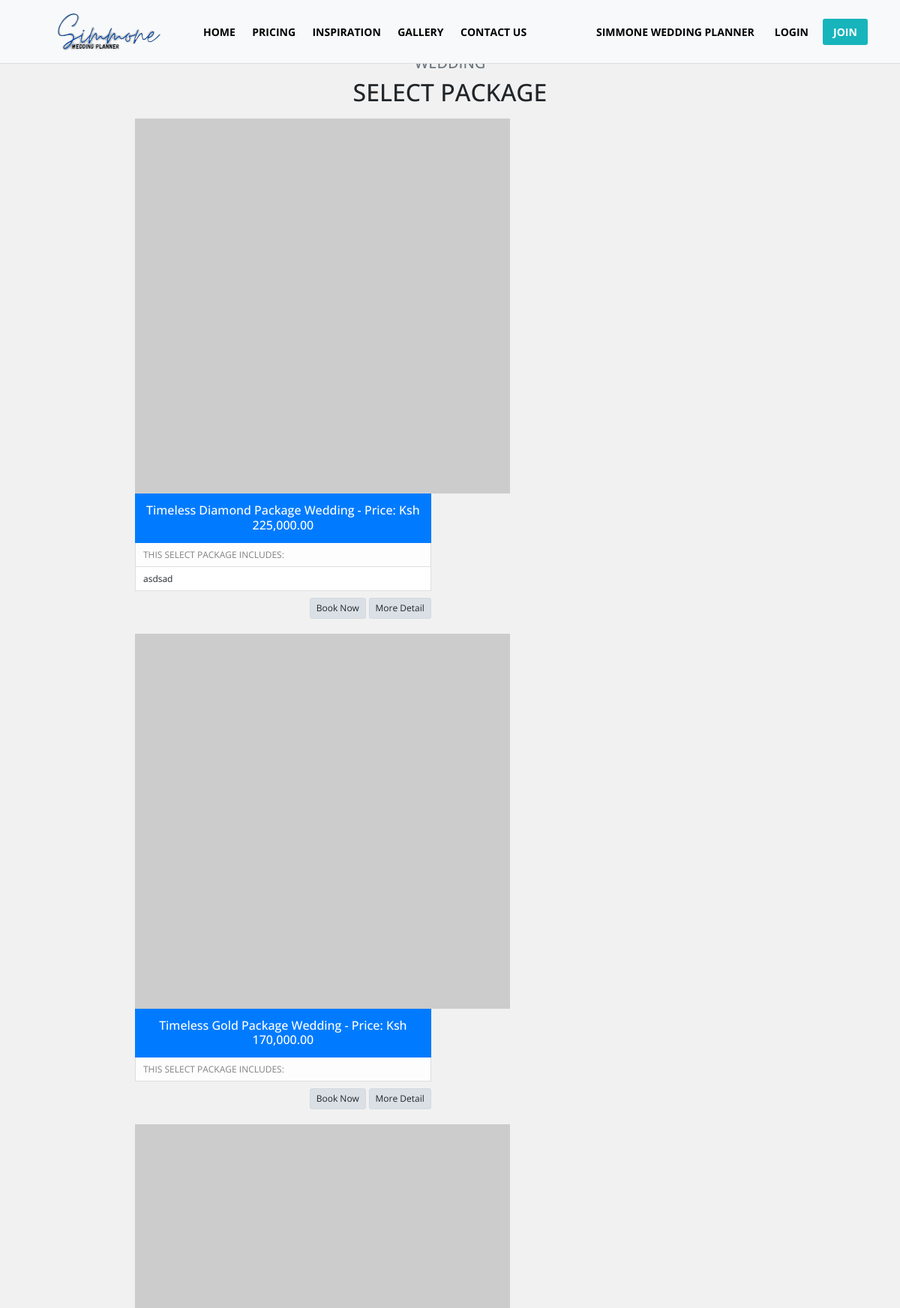
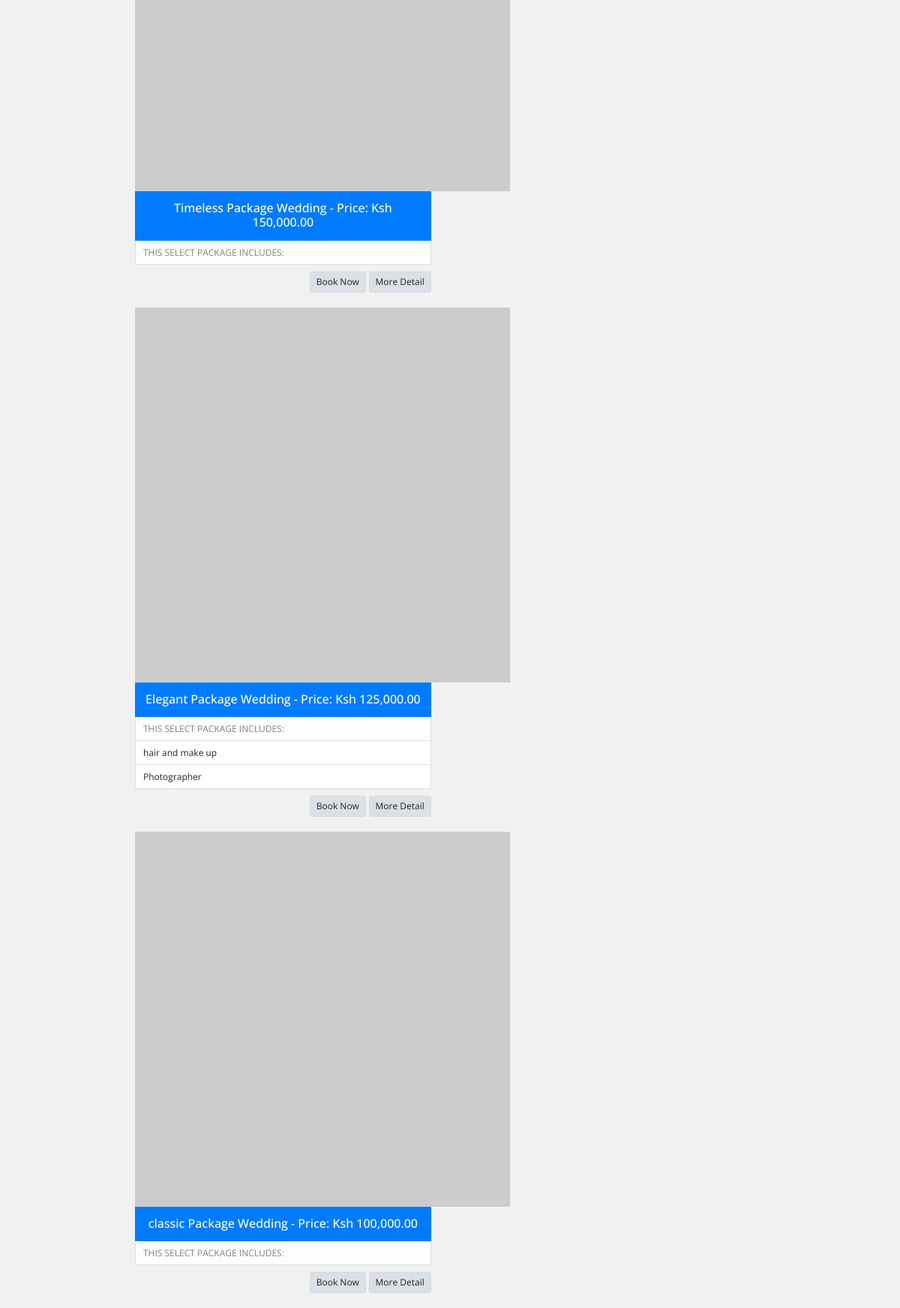
/pricing.php, run on the app's committed database (2 pictures, top to bottom).
### tables this page shows
CREATE TABLE `tblweddingcategories` (
  `id` int(11) NOT NULL,
  `wedding_type` varchar(100) NOT NULL,
  `price` decimal(10,2) NOT NULL
);

CREATE TABLE `tbl_features` (
  `id` int(11) NOT NULL,
  `category_id` int(11) NOT NULL,
  `title` varchar(100) NOT NULL,
  `description` text NOT NULL
);

### admin/include/database.php (called while the page is built, shortened)
<?php
class Database
{
    public $connection;
    public function open_connection()
    {
        $this->connection = mysqli_connect(DB_HOST, DB_USER, DB_PASS, DB_NAME);
    }
    public function query($sql)
    {
        $result = mysqli_query($this->connection, $sql);
        return $result;
    }
}
$db = new Database();
?>

### admin/include/db_object.php (called while the page is built, shortened)
<?php
class DB_Object
{
    public static function find_all() {
        return static::find_by_query("SELECT * FROM " . static::$db_table . " ORDER BY id DESC");
    }
    public static function find_by_feature_all($id) {
        return static::find_by_query("SELECT * FROM " . static::$db_table . " WHERE category_id = $id ORDER BY category_id DESC LIMIT 8");
    }
    public static function find_by_query($sql) {
        global $db;
        $result_set = $db->query($sql);
        $the_object_array = array();
        while($row = mysqli_fetch_array($result_set)) {
            $the_object_array[] = static::instantiation($row);
        }
        return $the_object_array;
    }
    public static function instantiation($the_record){
        $the_object = new $calling_class;
        foreach($the_record as $the_attribute => $value)
        {
            if($the_object->has_the_attribute($the_attribute)) {
                $the_object->$the_attribute = $value;
            }
        }
        return $the_object;
    }
    private function has_the_attribute($the_attribute) {
        $object_properties = get_object_vars($this);
        return array_key_exists($the_attribute, $object_properties);
    }
}
?>

### admin/include/Categories.php (called while the page is built, shortened)
<?php
class Category extends DB_Object
{
    public $preview_image;
    public $upload_directory = "upload/categories";
    public $image_placeholder = "http://placehold.it/300x300&text=images";
    public function preview_image_picture() {
        return empty($this->preview_image) ? $this->image_placeholder : $this->upload_directory. '/' .$this->preview_image;
    }
}
?>

### pricing.php (the view, shortened to what this page needs)
<?php
$category = Category::find_all();
?>
<!doctype html>
<html lang="en">
<head>
    <link rel="stylesheet" type="text/css"
          href="https://cdn.materialdesignicons.com/2.1.19/css/materialdesignicons.min.css">
    <link rel="stylesheet" href="css/bootstrap.min.css">
    <link rel="stylesheet" href="css/style.css">
</head>
<body>
<?php include 'include/nav.php'; ?>
<div class="container" style="width: 70%;">
    <div class="row mb-3">
        <div class="col-lg-12">
            <h3 class="h5 text-uppercase text-center text-muted">Wedding</h3>
            <h2 class="h2 text-uppercase text-center mb-0">Select Package</h2>
        </div>
    </div>
    <?php foreach ($category as $category_row) : ?>
     <div class="row">
        <div class="col-md-12 p-0" style="margin-bottom: 20px;">
            <div class="float-left">
                <img src="admin/<?= $category_row->preview_image_picture(); ?>" style="width: 500px;" alt="">
            </div>
            <div class="float-left" style="width: 47%;">
                <ul class="list-group">
                    <li class="list-group-item active" style="padding-top: 12px;"><h6 class="h6 text-center"><?= $category_row->wedding_type; ?> Package Wedding - Price: Ksh <?= number_format($category_row->price,2); ?></h6></li>
                    <li class="list-group-item  list-group-item-light ">THIS SELECT PACKAGE INCLUDES:</li>
                    <?php $feature = Features::find_by_feature_all($category_row->id); ?>
                    <?php foreach ($feature as $feature_item) : ?>
                        <li class="list-group-item"><?= $feature_item->title; ?></li>
                    <?php endforeach; ?>
                </ul>
                 <div class="float-right">
                <a href="package_detail.php?id=<?= $category_row->id; ?>" class="btn btn-sm btn-light active" style="border-radius: 3px;margin-top: 9px;font-size: 12px;">Book Now</a>
                <a href="package_detail.php?id=<?= $category_row->id; ?>" class="btn btn-sm btn-light active" style="border-radius: 3px;margin-top: 9px;font-size: 12px;">More Detail</a>
            </div>
            </div>
            </div>
        </div>
        <?php endforeach; ?>
</div>
</body>
</html>

### include/nav.php (shortened to what this page needs)
<nav class="navbar navbar-expand-lg navbar-light fixed-top bg-light">
    <div class="container-fluid">
        <a class="navbar-brand" href="index.php"><img src="images/logo/MOMMYAMBOL.png" alt=""></a>
        <div class="collapse navbar-collapse" id="navbarNavDropdown">
            <ul class="navbar-nav mr-auto">
                <li class="nav-item">
                    <a class="nav-link" href="index.php">Home <span class="sr-only">(current)</span></a>
                </li>
                <li class="nav-item">
                    <a class="nav-link" href="pricing.php">Pricing</a>
                </li>
                <li class="nav-item">
                    <a class="nav-link" href="real-weddings.php">Inspiration</a>
                </li>
                <li class="nav-item">
                    <a class="nav-link" href="gallery.php">Gallery</a>
                </li>
                <li class="nav-item">
                    <a class="nav-link" href="contact.php">Contact us</a>
                </li>
            </ul>
            <div class="form-inline mr-2">
                <a class="mr-2" href="submit">
                    <i class="mdi mdi-star-outline" id="review" aria-hidden="true"></i> SIMMONE WEDDING PLANNER</a>
                <a class="btn btn-sm my-2 my-sm-0" href="admin/login.php">
                    Login
                </a>
                <a class="btn btn-sm my-2 my-sm-0 mr-2 loginbtn" href="sign_up.php">Join</a>
            </div>
        </div>
    </div>
</nav>

### css/style.css (style rules this page uses)
body { font-family: 'Open Sans', 'Roboto', sans-serif !important; }
.navbar-light .navbar-brand { color: #1a1a1a !important; font-weight: bold !important; line-height: 22px !important; }
.navbar { font-weight: 700 !important; padding: 12px !important; font-style: normal !important; font-size: 14px !important; text-transform: uppercase !important; color: black !important; border-bottom: 1px solid #ddd !important; }
li.nav-item > a.nav-link { color: black !important; font-weight: bold !important; }
.form-inline > a.mr-2, .btn.btn-sm.my-2.my-sm-0 { color:black; font-size: 14px; font-weight: 700; margin-left: 10px; }
a.btn.btn-sm.my-2.my-sm-0.mr-2.loginbtn { background: white; border: 2px solid #17b4bc; color: #17b4bc; }
body { font-family: 'Open Sans', 'Roboto', sans-serif; line-height: 1.5em; margin-bottom: 0%; width: 100%; margin-top: 4%; overflow-x: hidden; background: #f1f1f1; font-size: 14px; }
.navbar-light .navbar-brand { color: #1a1a1a; font-weight: bold; line-height: 22px; }
.navbar { font-weight: 700; padding: 12px; font-style: normal; font-size: 14px; text-transform: uppercase; color: black; border-bottom: 1px solid #ddd; }
.form-inline > a.mr-2, .btn.btn-sm.my-2.my-sm-0 { color: black; font-size: 14px; font-weight: 700; margin-left: 10px; }
a.btn.btn-sm.my-2.my-sm-0.mr-2.loginbtn { background: #17b4bc; font-size: 14px; color: white; padding: 5px; border: 2px solid transparent; width: 60px; }
.navbar-expand-lg .navbar-nav .nav-link { padding-right: .9rem; }
.navbar-brand { margin-left: 20px; width: 200px; }
.list-group-item { font-size: 12px; padding: 5px 10px; }

### pricing.php (style rules this page uses)
body { margin-top: 6%; }
.navbar-light .navbar-brand { color: #1a1a1a; font-weight: bold; line-height: 22px; }
.navbar { font-weight: 700; padding: 12px; font-style: normal; font-size: 14px; text-transform: uppercase; color: black; border-bottom: 1px solid #ddd; }
li.nav-item > a.nav-link { color: black !important; font-weight: bold !important; }
.navbar-expand-lg .navbar-nav .nav-link { padding-right: .9rem; }
.navbar-brand { margin-left: 20px; width: 200px; }
.list-group-item:first-child { border-top-left-radius: 0rem; border-top-right-radius: 0rem; }
.list-group-item:last-child { border-bottom-right-radius: 0; border-bottom-left-radius: 0; }

### data on the page
tblweddingcategories: wedding_type "Timeless Diamond", price "225,000.00"
tbl_features: title "asdsad"
tblweddingcategories: wedding_type "Timeless Gold", price "170,000.00"
tblweddingcategories: wedding_type "Timeless", price "150,000.00"
tblweddingcategories: wedding_type "Elegant", price "125,000.00"
tbl_features: title "hair and make up"
tbl_features: title "Photographer"
tblweddingcategories: wedding_type "classic", price "100,000.00"
